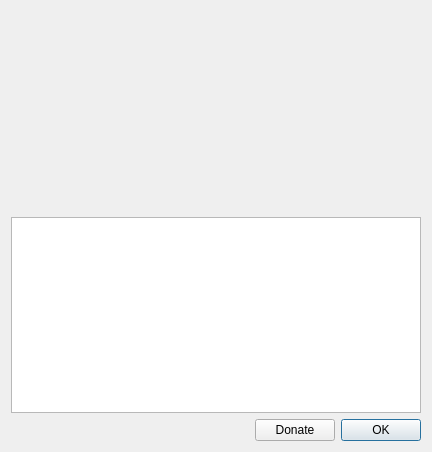
<?xml version="1.0" encoding="UTF-8"?>
<ui version="4.0">
 <class>AboutDialog</class>
 <widget class="QDialog" name="AboutDialog">
  <property name="geometry">
   <rect>
    <x>0</x>
    <y>0</y>
    <width>432</width>
    <height>452</height>
   </rect>
  </property>
  <property name="windowTitle">
   <string>About Tiled</string>
  </property>
  <layout class="QVBoxLayout" name="verticalLayout_3">
   <property name="sizeConstraint">
    <enum>QLayout::SetDefaultConstraint</enum>
   </property>
   <item>
    <layout class="QHBoxLayout" name="logoLayout">
     <item>
      <spacer name="horizontalSpacer">
       <property name="orientation">
        <enum>Qt::Horizontal</enum>
       </property>
       <property name="sizeHint" stdset="0">
        <size>
         <width>0</width>
         <height>20</height>
        </size>
       </property>
      </spacer>
     </item>
     <item>
      <widget class="QLabel" name="logo">
       <property name="minimumSize">
        <size>
         <width>400</width>
         <height>200</height>
        </size>
       </property>
       <property name="text">
        <string/>
       </property>
       <property name="pixmap">
        <pixmap resource="tiled.qrc">:/images/about-tiled-logo.png</pixmap>
       </property>
      </widget>
     </item>
     <item>
      <spacer name="horizontalSpacer_2">
       <property name="orientation">
        <enum>Qt::Horizontal</enum>
       </property>
       <property name="sizeHint" stdset="0">
        <size>
         <width>0</width>
         <height>20</height>
        </size>
       </property>
      </spacer>
     </item>
    </layout>
   </item>
   <item>
    <widget class="QTextBrowser" name="textBrowser">
     <property name="openExternalLinks">
      <bool>true</bool>
     </property>
    </widget>
   </item>
   <item>
    <layout class="QHBoxLayout" name="buttonLayout">
     <property name="sizeConstraint">
      <enum>QLayout::SetDefaultConstraint</enum>
     </property>
     <item>
      <spacer name="horizontalSpacer_3">
       <property name="orientation">
        <enum>Qt::Horizontal</enum>
       </property>
       <property name="sizeType">
        <enum>QSizePolicy::Expanding</enum>
       </property>
       <property name="sizeHint" stdset="0">
        <size>
         <width>40</width>
         <height>20</height>
        </size>
       </property>
      </spacer>
     </item>
     <item>
      <widget class="QPushButton" name="donateButton">
       <property name="text">
        <string>Donate</string>
       </property>
      </widget>
     </item>
     <item>
      <widget class="QPushButton" name="pushButton">
       <property name="text">
        <string>OK</string>
       </property>
       <property name="default">
        <bool>true</bool>
       </property>
      </widget>
     </item>
    </layout>
   </item>
  </layout>
 </widget>
 <resources>
  <include location="tiled.qrc"/>
 </resources>
 <connections>
  <connection>
   <sender>pushButton</sender>
   <signal>clicked()</signal>
   <receiver>AboutDialog</receiver>
   <slot>close()</slot>
   <hints>
    <hint type="sourcelabel">
     <x>460</x>
     <y>347</y>
    </hint>
    <hint type="destinationlabel">
     <x>255</x>
     <y>185</y>
    </hint>
   </hints>
  </connection>
 </connections>
</ui>
